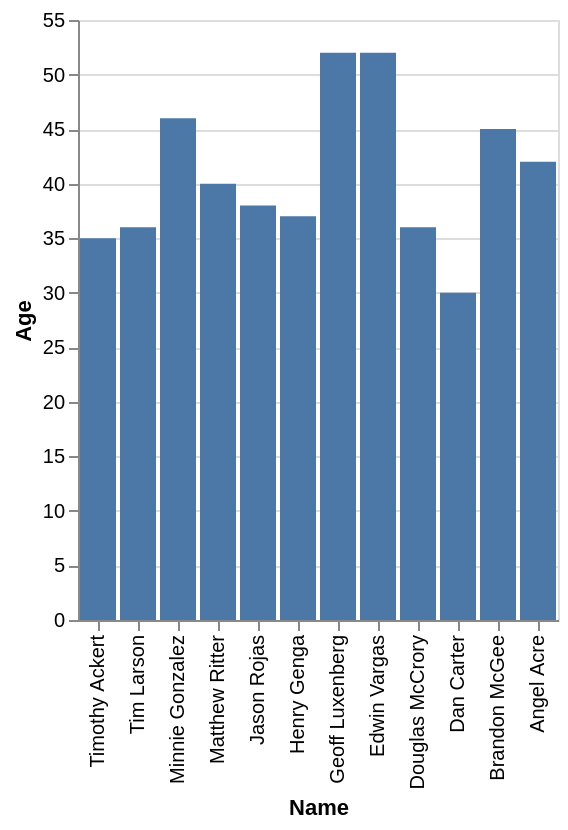

This figure's Vega-Lite source:
### Vega-Lite specification from a JSON file in a GitHub repository (floating-point values rounded to 4 significant figures)
{"data": {"values": [{"x_data": "Timothy Ackert", "y_data": 35}, {"x_data": "Tim Larson", "y_data": 36}, {"x_data": "Minnie Gonzalez", "y_data": 46}, {"x_data": "Matthew Ritter", "y_data": 40}, {"x_data": "Jason Rojas", "y_data": 38}, {"x_data": "Henry Genga", "y_data": 37}, {"x_data": "Geoff Luxenberg", "y_data": 52}, {"x_data": "Edwin Vargas", "y_data": 52}, {"x_data": "Douglas McCrory", "y_data": 36}, {"x_data": "Dan Carter", "y_data": 30}, {"x_data": "Brandon McGee", "y_data": 45}, {"x_data": "Angel Acre", "y_data": 42}]}, "mark": "bar", "encoding": {"x": {"field": "x_data", "type": "nominal", "title": "Name", "sort": "descending"}, "y": {"field": "y_data", "type": "quantitative", "title": "Age"}}}
